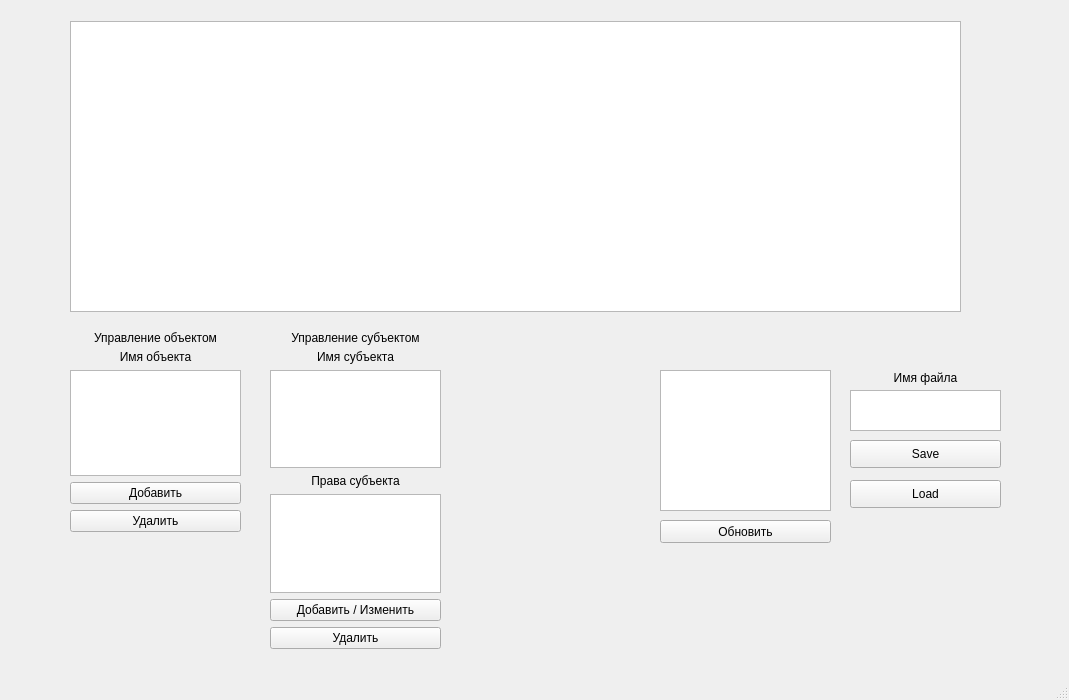
<?xml version="1.0" encoding="UTF-8"?>
<ui version="4.0">
 <class>MainWindow</class>
 <widget class="QMainWindow" name="MainWindow">
  <property name="geometry">
   <rect>
    <x>0</x>
    <y>0</y>
    <width>1069</width>
    <height>700</height>
   </rect>
  </property>
  <property name="windowTitle">
   <string>MainWindow</string>
  </property>
  <widget class="QWidget" name="centralwidget">
   <widget class="QTableWidget" name="tableWidget">
    <property name="geometry">
     <rect>
      <x>70</x>
      <y>21</y>
      <width>891</width>
      <height>291</height>
     </rect>
    </property>
   </widget>
   <widget class="QWidget" name="verticalLayoutWidget">
    <property name="geometry">
     <rect>
      <x>70</x>
      <y>350</y>
      <width>171</width>
      <height>182</height>
     </rect>
    </property>
    <layout class="QVBoxLayout" name="verticalLayout">
     <item>
      <widget class="QLabel" name="label_3">
       <property name="text">
        <string>Имя объекта</string>
       </property>
       <property name="alignment">
        <set>Qt::AlignCenter</set>
       </property>
      </widget>
     </item>
     <item>
      <widget class="QTextEdit" name="objectInput"/>
     </item>
     <item>
      <widget class="QPushButton" name="addObject">
       <property name="text">
        <string>Добавить</string>
       </property>
      </widget>
     </item>
     <item>
      <widget class="QPushButton" name="deleteObject">
       <property name="text">
        <string>Удалить</string>
       </property>
      </widget>
     </item>
    </layout>
   </widget>
   <widget class="QWidget" name="verticalLayoutWidget_2">
    <property name="geometry">
     <rect>
      <x>270</x>
      <y>350</y>
      <width>171</width>
      <height>299</height>
     </rect>
    </property>
    <layout class="QVBoxLayout" name="verticalLayout_2">
     <item>
      <widget class="QLabel" name="label_4">
       <property name="text">
        <string>Имя субъекта</string>
       </property>
       <property name="alignment">
        <set>Qt::AlignCenter</set>
       </property>
      </widget>
     </item>
     <item>
      <widget class="QTextEdit" name="subjectName"/>
     </item>
     <item>
      <widget class="QLabel" name="label_5">
       <property name="text">
        <string>Права субъекта</string>
       </property>
       <property name="alignment">
        <set>Qt::AlignCenter</set>
       </property>
      </widget>
     </item>
     <item>
      <widget class="QTextEdit" name="subjectRights"/>
     </item>
     <item>
      <widget class="QPushButton" name="addSubject">
       <property name="text">
        <string>Добавить / Изменить</string>
       </property>
      </widget>
     </item>
     <item>
      <widget class="QPushButton" name="deleteSubject">
       <property name="text">
        <string>Удалить</string>
       </property>
      </widget>
     </item>
    </layout>
   </widget>
   <widget class="QLabel" name="label">
    <property name="geometry">
     <rect>
      <x>70</x>
      <y>330</y>
      <width>171</width>
      <height>16</height>
     </rect>
    </property>
    <property name="text">
     <string>Управление объектом</string>
    </property>
    <property name="alignment">
     <set>Qt::AlignCenter</set>
    </property>
   </widget>
   <widget class="QLabel" name="label_2">
    <property name="geometry">
     <rect>
      <x>270</x>
      <y>330</y>
      <width>171</width>
      <height>16</height>
     </rect>
    </property>
    <property name="text">
     <string>Управление субъектом</string>
    </property>
    <property name="alignment">
     <set>Qt::AlignCenter</set>
    </property>
   </widget>
   <widget class="QListWidget" name="listWidget">
    <property name="geometry">
     <rect>
      <x>660</x>
      <y>370</y>
      <width>171</width>
      <height>141</height>
     </rect>
    </property>
   </widget>
   <widget class="QLabel" name="label_6">
    <property name="geometry">
     <rect>
      <x>850</x>
      <y>370</y>
      <width>151</width>
      <height>16</height>
     </rect>
    </property>
    <property name="text">
     <string>Имя файла</string>
    </property>
    <property name="alignment">
     <set>Qt::AlignCenter</set>
    </property>
   </widget>
   <widget class="QTextEdit" name="textEdit">
    <property name="geometry">
     <rect>
      <x>850</x>
      <y>390</y>
      <width>151</width>
      <height>41</height>
     </rect>
    </property>
   </widget>
   <widget class="QPushButton" name="SaveAs">
    <property name="geometry">
     <rect>
      <x>850</x>
      <y>440</y>
      <width>151</width>
      <height>28</height>
     </rect>
    </property>
    <property name="text">
     <string>Save</string>
    </property>
   </widget>
   <widget class="QPushButton" name="load">
    <property name="geometry">
     <rect>
      <x>850</x>
      <y>480</y>
      <width>151</width>
      <height>28</height>
     </rect>
    </property>
    <property name="text">
     <string>Load</string>
    </property>
   </widget>
   <widget class="QPushButton" name="updatelist">
    <property name="geometry">
     <rect>
      <x>660</x>
      <y>520</y>
      <width>171</width>
      <height>23</height>
     </rect>
    </property>
    <property name="text">
     <string>Обновить</string>
    </property>
   </widget>
  </widget>
  <widget class="QMenuBar" name="menubar">
   <property name="geometry">
    <rect>
     <x>0</x>
     <y>0</y>
     <width>1069</width>
     <height>21</height>
    </rect>
   </property>
  </widget>
  <widget class="QStatusBar" name="statusbar"/>
 </widget>
 <resources/>
 <connections/>
</ui>
